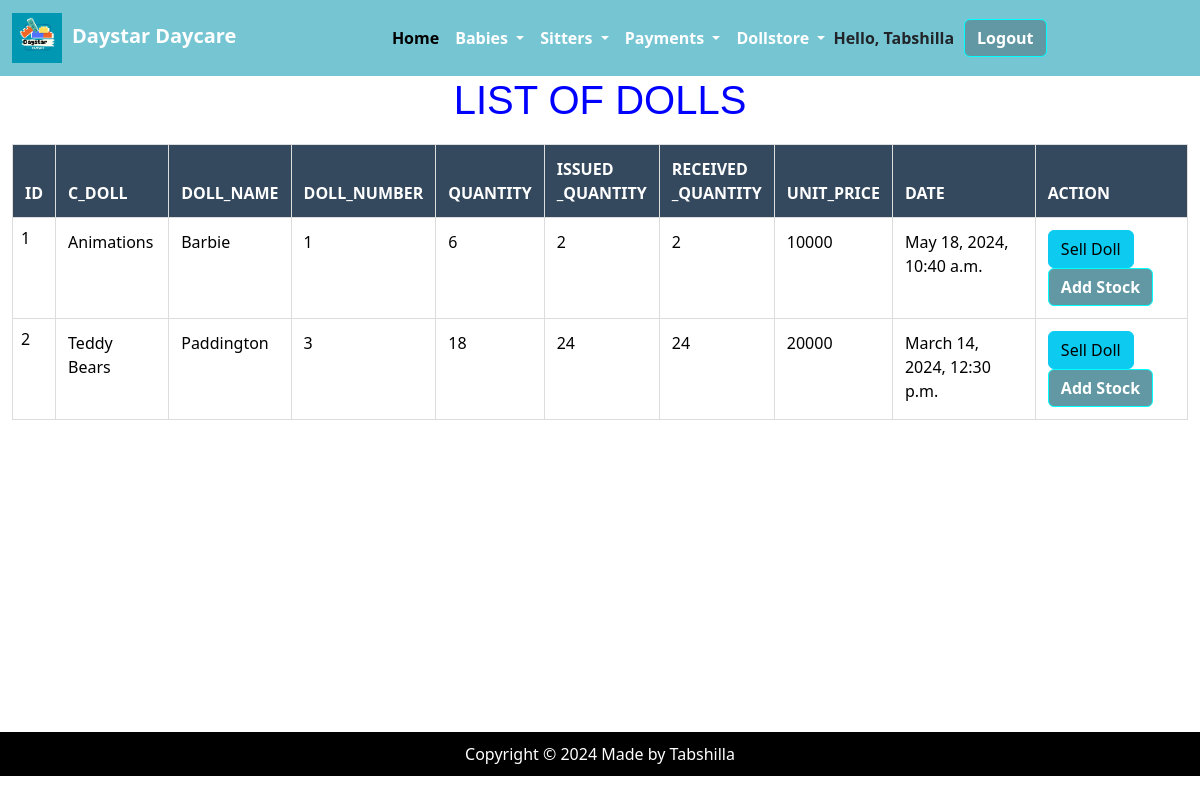
Page /doll/ (signed in) on the committed database.
### DaystarApp/models.py (models this page shows, shortened)
class Doll(models.Model):
    c_doll=models.ForeignKey(Category_doll, on_delete=models.CASCADE,null=True, blank=True)
    doll_name =models.CharField(max_length=200,null=True, blank=True)
    doll_number = models.CharField(max_length=200,null=True, blank=True)
    quantity=models.IntegerField(default=0)
    issued_quantity=models.IntegerField(default=0,blank=True,null=True)
    received_quantity=models.IntegerField(default=0,null=True,blank=True)
    unit_price=models.IntegerField(default=0,null=True, blank=True)
    date=models.DateTimeField(null=True,blank=True)

class Category_doll(models.Model):
     name = models.CharField(max_length=100,null=True, blank=True)
     def __str__(self):
         return str(self.name)

### DaystarApp/views.py (the view)
# urls.py: path('doll/', views.doll, name='doll'),
@login_required
def doll(request): #doll table
    dolls=Doll.objects.all()
    return render(request,'DaystarApp/doll.html',{'dolls':dolls})

### DaystarApp/templates/DaystarApp/doll.html (shortened to what this page needs)
{% extends "DaystarApp/base.html" %}
{% block content  %}
<h1 style="color: blue; text-align: center;">LIST OF DOLLS</h1>
<div class="container-fluid">
  <table class="table" style="width: 100%; border-collapse: collapse;">
    <thead style="padding: 8px; text-align: left; border-bottom: 1px solid #ddd; background-color: #f2f2f2; font-weight: bold;">
      <tr>
        <th>ID</th>
        <th scope="col">c_doll</th>
        <th scope="col">doll_name</th>
        <th scope="col">doll_number</th>
        <th scope='col'>quantity</th>
        <th scope='col'>issued<br>_quantity</th>
        <th scope='col'>received<br>_quantity</th>
        <th scope='col'>unit_price</th>
        <th scope='col'>date</th>
        <th scope='col'>ACTION</th>
      </tr>
    </thead>
    <tbody style="background-color: #ddd;">
        {% for Doll in dolls %}
      <tr>
        <td style="padding: 8px; text-align: left; border-bottom: 1px solid #ddd;">{{ forloop.counter }} </td>
        <td>{{ Doll.c_doll }}</td>
        <td>{{ Doll.doll_name }}</td>
        <td>{{ Doll.doll_number }}</td>
        <td>{{ Doll.quantity }}</td>
        <td>{{ Doll.issued_quantity }}</td>
        <td>{{ Doll.received_quantity }}</td>
        <td>{{ Doll.unit_price }}</td>
        <td>{{ Doll.date }}</td>
        <td>
          <a href="{% url 'issue_item' Doll.id %}" class="btn btn-info">Sell Doll</a>
          <a href="{% url 'add_to_stock' Doll.id %}" class="btn btn-primary">Add Stock</a>
        </td>
      </tr>
      {% endfor %}
    </tbody>
  </table>
{% endblock  %}

### DaystarApp/templates/DaystarApp/base.html (shortened to what this page needs)
{% load static %}
<!DOCTYPE html>
<html lang="en">
<head>
</head>
<link href="https://cdn.jsdelivr.net/npm/bootstrap@5.3.3/dist/css/bootstrap.min.css" rel="stylesheet"
 />
<link rel="stylesheet" href="{% static 'DaystarApp/css/style.css' %}">
<link rel="stylesheet" href="https://cdnjs.cloudflare.com/ajax/libs/font-awesome/6.0.0-beta3/css/all.min.css">
<body>
    <nav class="navbar navbar-expand-lg " style="background-color: #76c5d3;">
      <div class="container-fluid">
          <a class="navbar-brand" href="{% url 'about' %}"><img src="{% static 'DaystarLogo.png' %}" alt="Daystar Image" style=" height: 50px; width: auto; margin-right: 10px;"><strong style="color: white;">Daystar Daycare </strong></a>
          {% if user.is_authenticated %}
          <div class="collapse navbar-collapse justify-content-center" id="navbarSupportedContent">
              <ul class="navbar-nav mb-2 mb-lg-0">
                  <li class="nav-item">
                      <a class="nav-link active" aria-current="page" href="{% url 'home' %}"><strong>Home</strong></a>
                  </li>
                  <li class="nav-item dropdown">
                      <a class="nav-link dropdown-toggle" href="#" role="button" data-bs-toggle="dropdown" aria-expanded="false">
                          <strong>Babies</strong>
                      </a>
                  </li>
                  <li class="nav-item dropdown">
                      <a class="nav-link dropdown-toggle" href="#" role="button" data-bs-toggle="dropdown" aria-expanded="false">
                          <strong>Sitters</strong>
                      </a>
                  </li>
                  <li class="nav-item dropdown">
                      <a class="nav-link dropdown-toggle" href="#" role="button" data-bs-toggle="dropdown" aria-expanded="false">
                          <strong>Payments</strong>
                      </a>
                  </li>
                  <li class="nav-item dropdown">
                      <a class="nav-link dropdown-toggle" href="#" role="button" data-bs-toggle="dropdown" aria-expanded="false">
                          <strong>Dollstore</strong>
                      </a>
                  </li>
              </ul>
              <div class="d-flex align-items-center">
                  <span class="hello-msg"><strong>Hello, {{ request.user }}</strong> </span>
                  <span><a class="btn btn-primary hello-msg" href="{% url 'logout' %}"><strong>Logout</strong></a></span>
              </div>
          </div>
      </div>
      {% endif %}
  </nav>
  <main>
      {% block content %}
      {% endblock %}
    </main>
    <footer class="mt-auto mb-4">
      <div class="text-center">
        <span>Copyright &copy; <script>document.write(new Date().getFullYear())</script> Made by Tabshilla</span>
      </div>
    </footer>
  </body>
  </html>

### DaystarApp/static/DaystarApp/css/style.css (style rules this page uses)
.table { width: 100%; border-collapse: collapse; }
.table th, .table td { padding: 8px; text-align: left; border-bottom: 1px solid #ddd; }
.table th { background-color: #f2f2f2; font-weight: bold; }
.table tbody tr:nth-child(even) { background-color: #f2f2f2; }
.table th, .table td { padding: 8px; text-align: left; border: 1px solid #ddd; }

### DaystarApp/templates/DaystarApp/base.html (style rules this page uses)
body { display: flex; flex-direction: column; min-height: 100vh; }
main { flex: 1; }
footer { background-color: black; color: white; padding: 10px 0; text-align: center; width: 100%; }
.navbar { background-color: #76c5d3; }
.navbar-brand { color: white; font-weight: bold; }
.nav-link { color: white; font-weight: bold; }
.hello-msg { margin-right: 10px; }

### DaystarApp/templates/DaystarApp/doll.html (style rules this page uses)
h1 { color: #2c3e50; text-align: center; font-family: 'Arial', sans-serif; margin-bottom: 20px; }
.table th, .table td { padding: 12px; text-align: left; border-bottom: 1px solid #ddd; }
.table thead th { background-color: #34495e; color: white; font-weight: bold; text-transform: uppercase; }
.table tbody tr:nth-child(even) { background-color: #f2f2f2; }
.btn-primary { background-color: #6198a3; border-color: cyan; color: white; font-weight: bold; transition: background-color 0.3s; }

### rows in the picture
Doll: c_doll "Animations", doll_name "Barbie", doll_number "1", quantity "6", issued_quantity "2", received_quantity "2", unit_price "10000", date "May 18, 2024, 10:40 a.m."
Doll: c_doll "Teddy Bears", doll_name "Paddington", doll_number "3", quantity "18", issued_quantity "24", received_quantity "24", unit_price "20000", date "March 14, 2024, 12:30 p.m."

### other values in the picture
{{ request.user }} "Tabshilla"
